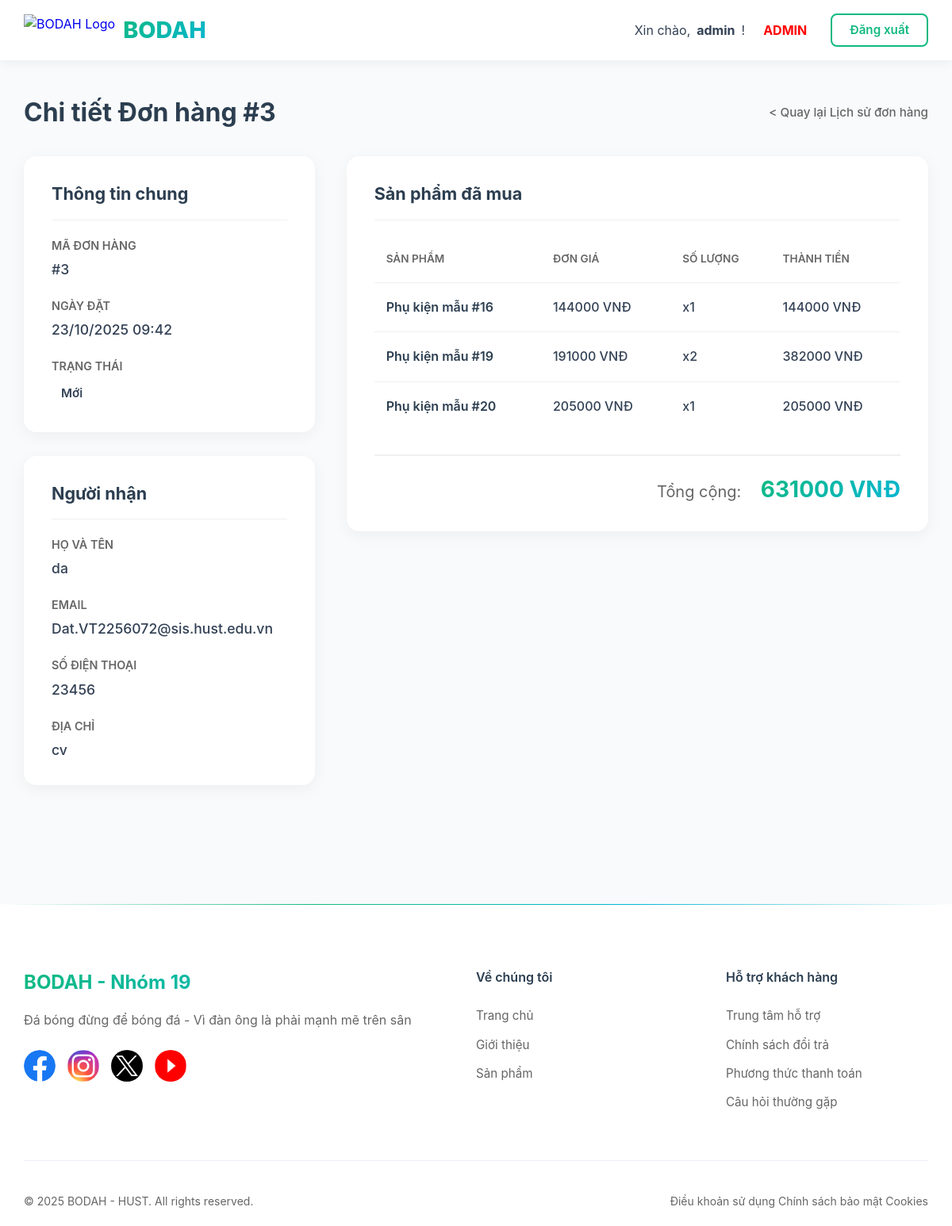
Page /order-detail/3/ (signed in) on the earlier database version.
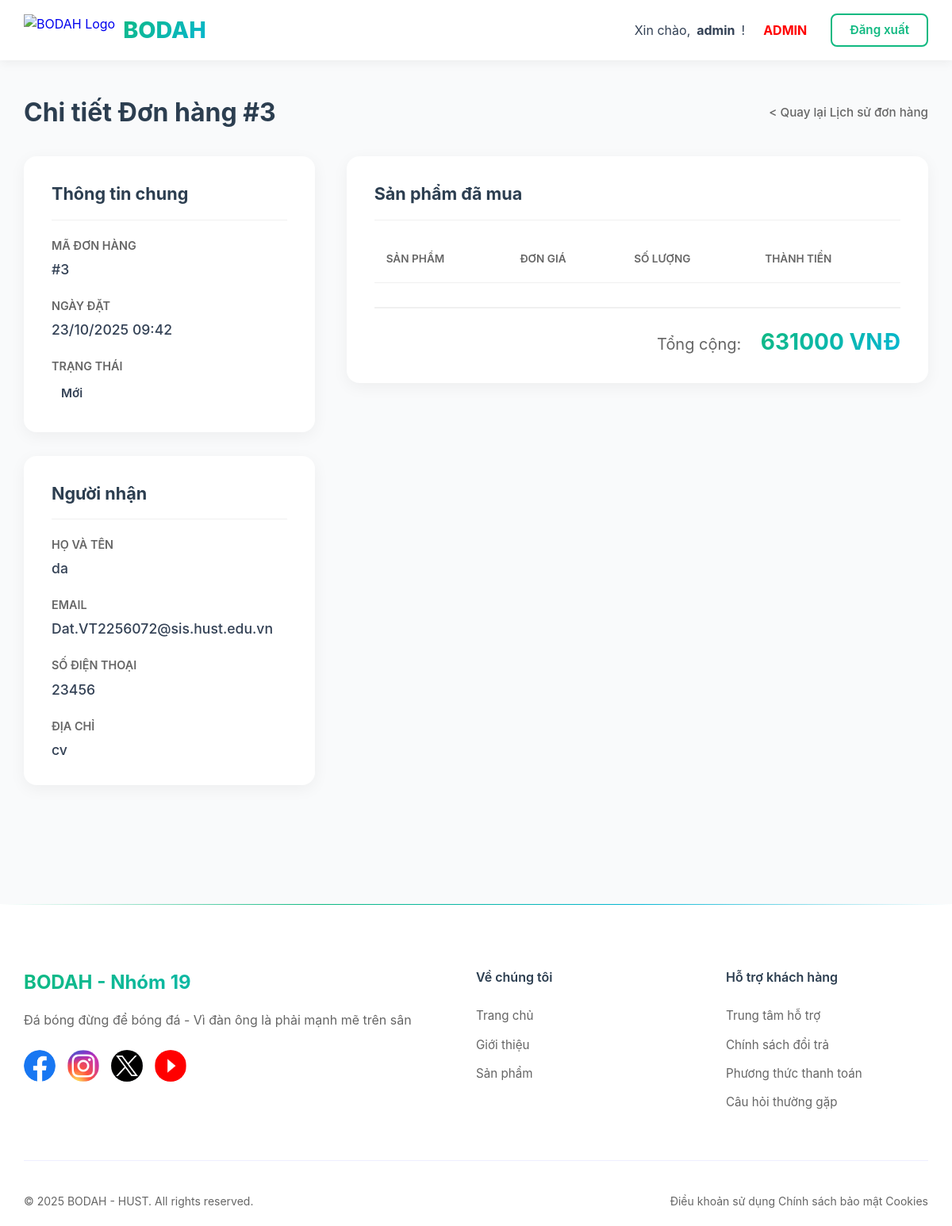
Same page on the later database version.
### store/models.py (models this page shows, shortened)
class OrderItem(models.Model):
    order = models.ForeignKey(Order, on_delete=models.CASCADE, related_name='items')
    product = models.ForeignKey(Product, on_delete=models.CASCADE)
    quantity = models.IntegerField()
    price_at_purchase = models.DecimalField(max_digits=10, decimal_places=0)

class Product(models.Model):
    name = models.CharField(max_length=200)
    description = models.TextField(blank=True, null=True)
    price = models.DecimalField(max_digits=10, decimal_places=0)
    image = models.URLField(max_length=1024, blank=True, null=True)
    stock = models.IntegerField(default=0)
    category = models.ForeignKey(Category, on_delete=models.CASCADE, related_name='products')

### users/views.py (the view, shortened to what this page needs)
# urls.py: path('order-detail/<int:order_id>/', order_detail_view, name='order_detail'),
@login_required
def order_detail_view(request, order_id):
    order = get_object_or_404(Order, id=order_id, user=request.user)
    order_items = order.items.all()
    item_review_status = {}
    context = {
        'order': order,
        'order_items': order_items,
        'item_review_status': item_review_status
    }
    return render(request, 'users/order_detail.html', context)

### store/models.py (called while the page is built)
    @property
    def final_price(self):
        return self.total_price - self.discount_amount

### store/templatetags/math_filters.py (called while the page is built)
@register.filter
def mul(value, arg):
    try:
        return value * arg
    except (ValueError, TypeError):
        return ''

### users/templates/users/order_detail.html (shortened to what the changed rows need)
{% load static %}
{% load math_filters %}
{% load template_extras %}
<!DOCTYPE html>
<html lang="vi">
<head>
    <link rel="stylesheet" href="{% static 'css/store/header.css' %}">
    <link rel="stylesheet" href="{% static 'css/store/footer.css' %}">
    <link rel="stylesheet" href="{% static 'css/user/order_detail.css' %}">
</head>
<body>
    <main class="detail-page">
        <div class="detail-container">
            <div class="detail-header">
                <h1>Chi tiết Đơn hàng #{{ order.id }}</h1>
            </div>
            <div class="detail-layout">
                <div class="detail-products-column">
                    <div class="detail-card product-table-card">
                        <table class="product-table">
                            <thead>
                                <tr>
                                    <th>Sản phẩm</th>
                                    <th>Đơn giá</th>
                                    <th>Số lượng</th>
                                    <th>Thành tiền</th>
                                </tr>
                            </thead>
                            <tbody>
                                {% for item in order_items %}
                                    <tr>
                                        <td>{{ item.product.name }}</td>
                                        <td>{{ item.price_at_purchase|floatformat:0 }} VNĐ</td>
                                        <td>x{{ item.quantity }}</td>
                                        <td>{{ item.quantity|mul:item.price_at_purchase|floatformat:0 }} VNĐ</td>
                                    </tr>
                                {% endfor %}
                            </tbody>
                        </table>
                    </div>
                </div>
            </div>
        </div>
    </main>
</body>
</html>

Differences in the rows shown:
removed OrderItem: product.name "Phụ kiện mẫu #16", price_at_purchase "144000", quantity "1", quantity|mul "144000"
removed OrderItem: product.name "Phụ kiện mẫu #19", price_at_purchase "191000", quantity "2", quantity|mul "382000"
removed OrderItem: product.name "Phụ kiện mẫu #20", price_at_purchase "205000", quantity "1", quantity|mul "205000"
